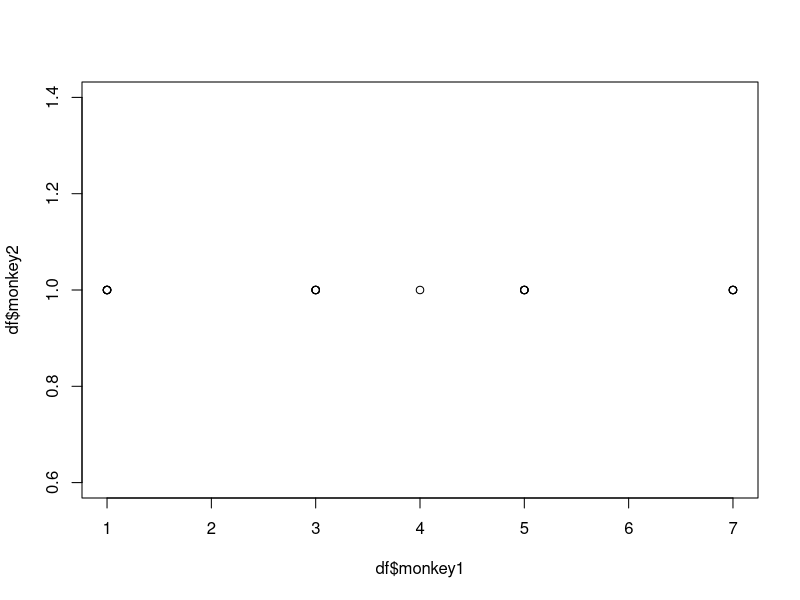

Write the R code that produced this figure.
## ---- chunk 1
seq(1,7,2)
## ---- chunk 2
d = rep(seq(1,7,2),rep(4,4))
d
## ---- chunk 3
d1= c(1,900,d)
d1
## ---- chunk 4
df=data.frame("Col1" = d1,"Col2"=rep(1,length(d1)))
df
## ---- chunk 5
colnames(df) = paste("monkey",1:2,sep="")
df
## ---- chunk 6
df$monkey1[2]=4
df
## ---- chunk 7
mean(df$monkey1)
## ---- chunk 8
plot(df$monkey1,df$monkey2)
## ---- chunk 9
head(iris)
## ---- chunk 10
length(iris)
## ---- chunk 11
length(iris$Sepal.Length)
levels(iris$Species)
## ---- chunk 12
library(dplyr)
## ---- chunk 13
x = 1:10
x %>% mean()
